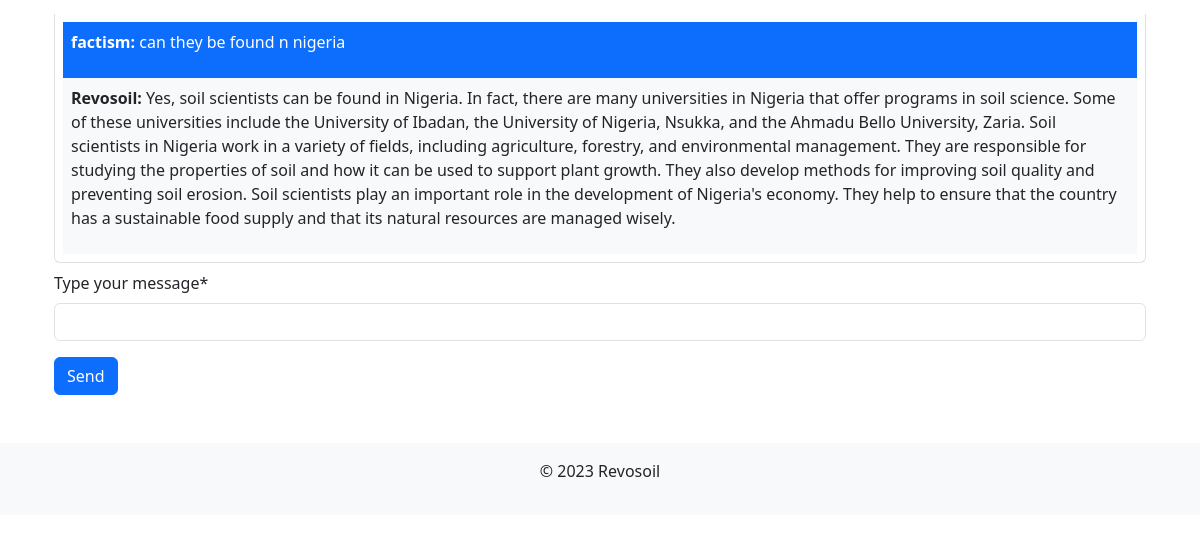
Before: /soilapp/chat/ (signed in, lower part) with the older database file.
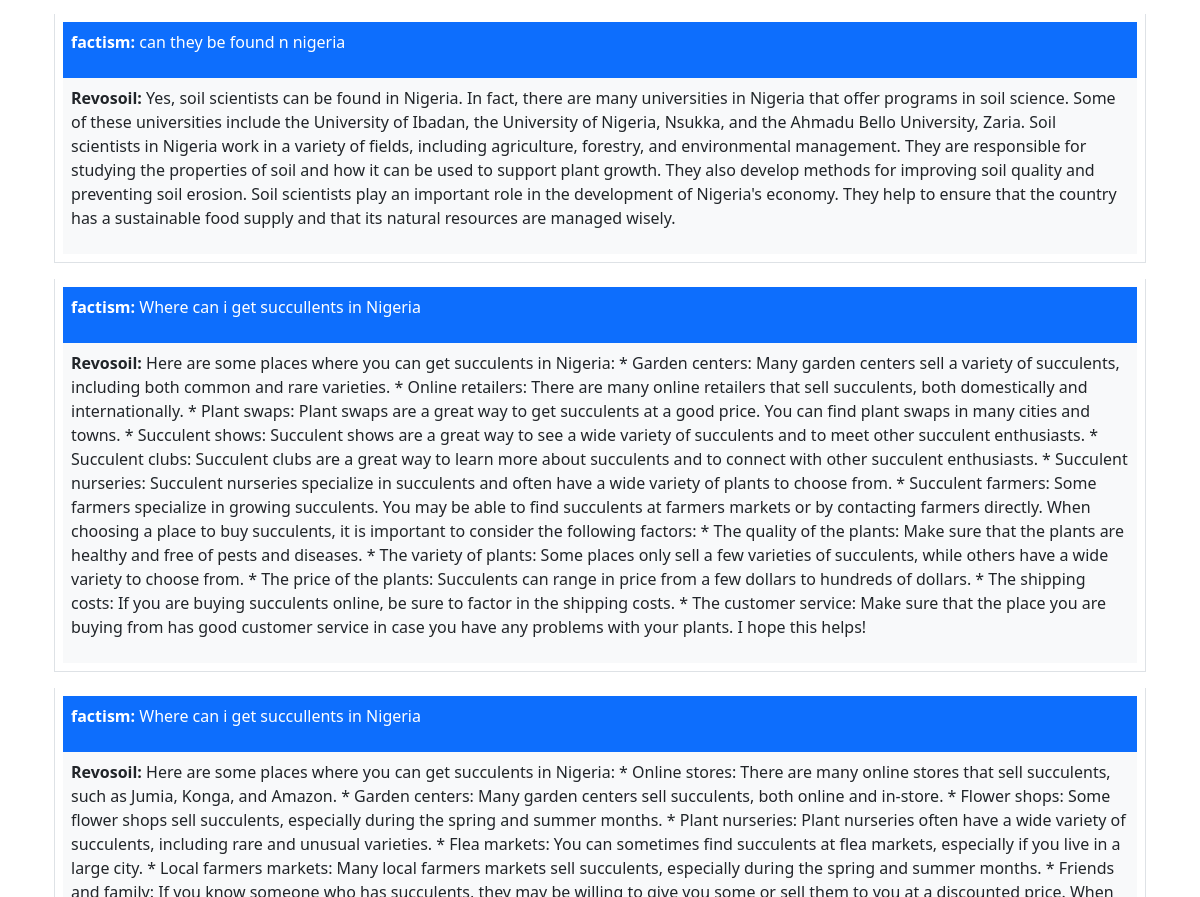
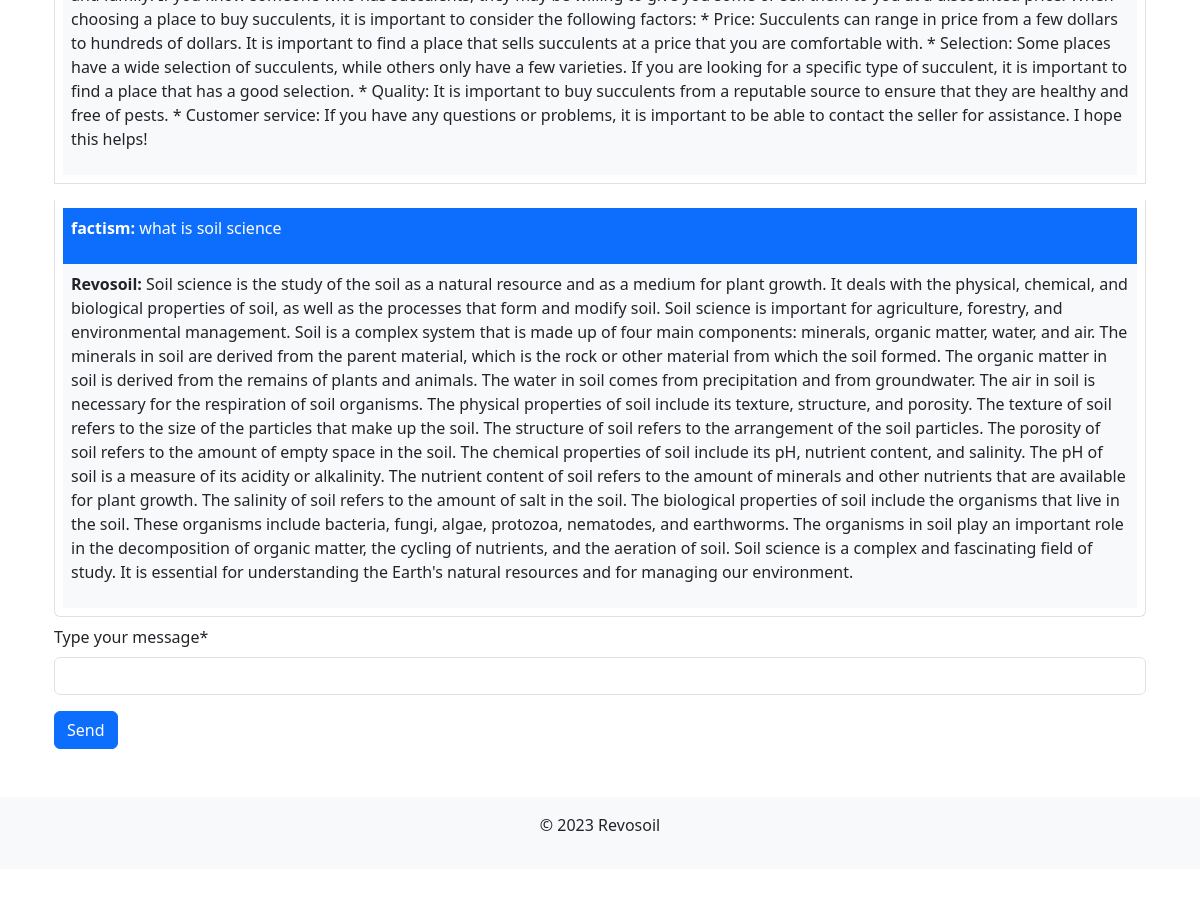
After: the same page with the newer database file (2 pictures, top to bottom).
### soilapp/models.py (models this page shows, shortened)
class ChatMessage(models.Model):
    user = models.ForeignKey(User, on_delete=models.CASCADE, default=1)
    user_input = models.TextField()
    model_response = models.TextField()
    timestamp = models.DateTimeField(auto_now_add=True)
    class Meta:
        ordering = ['timestamp']

### soilapp/views.py (the view)
# urls.py: path('chat/', views.chat_view, name='chat_view'),
@login_required(login_url='login')
def chat_view(request):
    if request.method == 'POST':
        palm.configure(api_key=os.environ['PALM_API_KEY'])
        form = ChatForm(request.POST)
        if form.is_valid():
            prompt = form.cleaned_data['prompt']
            if prompt == 'quit':
                return redirect('chat_view')  # Redirect to chat view when 'quit' is entered
            response = palm.chat(
                context="Be a professional soil scientist with vast and accurate knowledge in soil science, agronomy, and general agriculture.",
                examples=[],
                messages=prompt
            )
            user = request.user
            ChatMessage.objects.create(user=user, user_input=prompt, model_response=response.last)
    else:
        form = ChatForm()
    chat_messages = ChatMessage.objects.filter(user=request.user)
    return render(request, 'chat_page.html', {'form': form, 'chat_messages': chat_messages})

### soilapp/forms.py
class ChatForm(forms.Form):
    prompt = forms.CharField(label='Type your message', max_length=255)

### soilapp/templates/chat_page.html (shortened to what this page needs)
{% extends "base.html" %}
{% load crispy_forms_filters %}
{% load crispy_forms_tags %}
{% block content %}
    <div class="container mt-5">
        <ul class="list-group chat-container">
            {% for message in chat_messages %}
                <li class="list-group-item message-container my-2 p-2">
                    <div class="user-message bg-primary text-white p-2">
                        <p><strong>{{ message.user }}:</strong> {{ message.user_input }}</p>
                    </div>
                    <div class="model-message bg-light p-2">
                        <p><strong>Revosoil:</strong> {{ message.model_response }}</p>
                    </div>
                </li>
            {% endfor %}
        </ul>
        <form id="user_prompt" method="post">
            {{ form | crispy }}
            <button type="submit" class="btn btn-primary">Send</button>
        </form>
    </div>
{% endblock %}

### soilapp/templates/base.html (shortened to what this page needs)
<!DOCTYPE html>
<html lang="en">
<head>
    <link href="https://cdn.jsdelivr.net/npm/bootstrap@5.3.2/dist/css/bootstrap.min.css" rel="stylesheet">
</head>
<body style="padding-bottom: 70px;">
    <main class="container mt-5">
        {% block content %}
        {% endblock %}
    </main>
</body>
<footer class="bg-light p-3 mt-5">
        <div class="container">
            <p class="text-center">&copy; {% now "Y" %} Revosoil</p>
        </div>
    </footer>
</html>

Changed rows visible on the page:
added ChatMessage: user "factism", user_input "Where can i get succullents in Nigeria", model_response "Here are some places where you can get succulents in Nigeria: * Garden centers: Many garden centers sell a variety of succulents, including both common and rare varieties. * Online retailers: There are many online retailers that sell succulents, both domestically and internationally. * Plant swaps: Plant swaps are a great way to get succulents at a good price. You can find plant swaps in many cities and towns. * Succulent shows: Succulent shows are a great way to see a wide variety of succulents and to meet other succulent enthusiasts. * Succulent clubs: Succulent clubs are a great way to learn more about succulents and to connect with other succulent enthusiasts. * Succulent nurseries:…"
added ChatMessage: user "factism", user_input "Where can i get succullents in Nigeria", model_response "Here are some places where you can get succulents in Nigeria: * Online stores: There are many online stores that sell succulents, such as Jumia, Konga, and Amazon. * Garden centers: Many garden centers sell succulents, both online and in-store. * Flower shops: Some flower shops sell succulents, especially during the spring and summer months. * Plant nurseries: Plant nurseries often have a wide variety of succulents, including rare and unusual varieties. * Flea markets: You can sometimes find succulents at flea markets, especially if you live in a large city. * Local farmers markets: Many local farmers markets sell succulents, especially during the spring and summer months. * Friends and…"
added ChatMessage: user "factism", user_input "what is soil science", model_response "Soil science is the study of the soil as a natural resource and as a medium for plant growth. It deals with the physical, chemical, and biological properties of soil, as well as the processes that form and modify soil. Soil science is important for agriculture, forestry, and environmental management. Soil is a complex system that is made up of four main components: minerals, organic matter, water, and air. The minerals in soil are derived from the parent material, which is the rock or other material from which the soil formed. The organic matter in soil is derived from the remains of plants and animals. The water in soil comes from precipitation and from groundwater. The air in soil is…"
